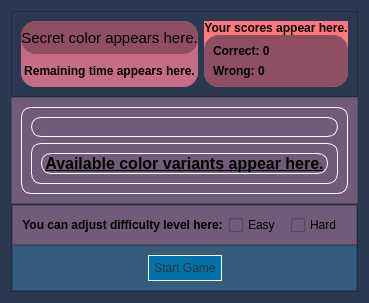
            <widget class="QWidget" name="page_8">
             <property name="styleSheet">
              <string notr="true">background-color: rgb(42, 57, 80);</string>
             </property>
             <layout class="QVBoxLayout" name="verticalLayout_27" stretch="1,2,1">
              <property name="spacing">
               <number>0</number>
              </property>
              <item>
               <layout class="QHBoxLayout" name="horizontalLayout_29">
                <item>
                 <widget class="QFrame" name="frame_12">
                  <property name="frameShape">
                   <enum>QFrame::StyledPanel</enum>
                  </property>
                  <property name="frameShadow">
                   <enum>QFrame::Raised</enum>
                  </property>
                  <layout class="QHBoxLayout" name="horizontalLayout_31">
                   <item>
                    <layout class="QVBoxLayout" name="verticalLayout_28">
                     <item>
                      <widget class="QFrame" name="frame_13">
                       <property name="styleSheet">
                        <string notr="true">background-color: rgb(197, 109, 134);
border-radius: 15px;</string>
                       </property>
                       <property name="frameShape">
                        <enum>QFrame::StyledPanel</enum>
                       </property>
                       <property name="frameShadow">
                        <enum>QFrame::Raised</enum>
                       </property>
                       <layout class="QVBoxLayout" name="verticalLayout_30">
                        <property name="spacing">
                         <number>0</number>
                        </property>
                        <property name="leftMargin">
                         <number>0</number>
                        </property>
                        <property name="topMargin">
                         <number>0</number>
                        </property>
                        <property name="rightMargin">
                         <number>0</number>
                        </property>
                        <property name="bottomMargin">
                         <number>0</number>
                        </property>
                        <item>
                         <widget class="QLabel" name="label_14">
                          <property name="font">
                           <font>
                            <pointsize>11</pointsize>
                            <weight>50</weight>
                            <bold>false</bold>
                           </font>
                          </property>
                          <property name="styleSheet">
                           <string notr="true">background-color: rgb(143, 79, 98);</string>
                          </property>
                          <property name="text">
                           <string>Secret color appears here.</string>
                          </property>
                          <property name="alignment">
                           <set>Qt::AlignCenter</set>
                          </property>
                         </widget>
                        </item>
                        <item>
                         <widget class="QLabel" name="label_15">
                          <property name="font">
                           <font>
                            <weight>75</weight>
                            <bold>true</bold>
                           </font>
                          </property>
                          <property name="styleSheet">
                           <string notr="true">border-radius: 15px;
color: rgb(0, 0, 0);</string>
                          </property>
                          <property name="text">
                           <string>Remaining time appears here.</string>
                          </property>
                          <property name="alignment">
                           <set>Qt::AlignCenter</set>
                          </property>
                         </widget>
                        </item>
                       </layout>
                      </widget>
                     </item>
                    </layout>
                   </item>
                   <item>
                    <layout class="QVBoxLayout" name="verticalLayout_29">
                     <item>
                      <widget class="QFrame" name="frame_14">
                       <property name="styleSheet">
                        <string notr="true">background-color: rgb(255, 117, 130);
border-radius: 15px;</string>
                       </property>
                       <property name="frameShape">
                        <enum>QFrame::StyledPanel</enum>
                       </property>
                       <property name="frameShadow">
                        <enum>QFrame::Raised</enum>
                       </property>
                       <layout class="QVBoxLayout" name="verticalLayout_31">
                        <property name="spacing">
                         <number>0</number>
                        </property>
                        <property name="leftMargin">
                         <number>0</number>
                        </property>
                        <property name="topMargin">
                         <number>0</number>
                        </property>
                        <property name="rightMargin">
                         <number>0</number>
                        </property>
                        <property name="bottomMargin">
                         <number>0</number>
                        </property>
                        <item>
                         <widget class="QLabel" name="label_20">
                          <property name="font">
                           <font>
                            <weight>75</weight>
                            <bold>true</bold>
                           </font>
                          </property>
                          <property name="styleSheet">
                           <string notr="true">color: rgb(0, 0, 0);</string>
                          </property>
                          <property name="text">
                           <string>Your scores appear here.</string>
                          </property>
                          <property name="alignment">
                           <set>Qt::AlignCenter</set>
                          </property>
                         </widget>
                        </item>
                        <item>
                         <widget class="QFrame" name="frame_19">
                          <property name="styleSheet">
                           <string notr="true">background-color: rgb(143, 79, 98);</string>
                          </property>
                          <property name="frameShape">
                           <enum>QFrame::StyledPanel</enum>
                          </property>
                          <property name="frameShadow">
                           <enum>QFrame::Raised</enum>
                          </property>
                          <layout class="QVBoxLayout" name="verticalLayout_33">
                           <item>
                            <widget class="QLabel" name="label_18">
                             <property name="font">
                              <font>
                               <weight>75</weight>
                               <bold>true</bold>
                              </font>
                             </property>
                             <property name="styleSheet">
                              <string notr="true">border-radius: 15px;
background-color: rgb(143, 79, 98);</string>
                             </property>
                             <property name="text">
                              <string>Correct: 0</string>
                             </property>
                            </widget>
                           </item>
                           <item>
                            <widget class="QLabel" name="label_19">
                             <property name="font">
                              <font>
                               <weight>75</weight>
                               <bold>true</bold>
                              </font>
                             </property>
                             <property name="styleSheet">
                              <string notr="true">background-color: rgb(143, 79, 98);</string>
                             </property>
                             <property name="text">
                              <string>Wrong: 0</string>
                             </property>
                            </widget>
                           </item>
                          </layout>
                         </widget>
                        </item>
                       </layout>
                      </widget>
                     </item>
                    </layout>
                   </item>
                  </layout>
                 </widget>
                </item>
               </layout>
              </item>
              <item>
               <layout class="QHBoxLayout" name="horizontalLayout_30">
                <item>
                 <widget class="QFrame" name="frame_15">
                  <property name="styleSheet">
                   <string notr="true">background-color: rgb(114, 90, 122);

</string>
                  </property>
                  <property name="frameShape">
                   <enum>QFrame::StyledPanel</enum>
                  </property>
                  <property name="frameShadow">
                   <enum>QFrame::Raised</enum>
                  </property>
                  <layout class="QHBoxLayout" name="horizontalLayout_32">
                   <item>
                    <widget class="QFrame" name="frame_20">
                     <property name="styleSheet">
                      <string notr="true">border: 1px solid white;
border-radius: 10px;</string>
                     </property>
                     <property name="frameShape">
                      <enum>QFrame::StyledPanel</enum>
                     </property>
                     <property name="frameShadow">
                      <enum>QFrame::Raised</enum>
                     </property>
                     <layout class="QVBoxLayout" name="verticalLayout_34" stretch="1,3">
                      <item>
                       <widget class="QFrame" name="frame_21">
                        <property name="sizePolicy">
                         <sizepolicy hsizetype="Expanding" vsizetype="Preferred">
                          <horstretch>0</horstretch>
                          <verstretch>0</verstretch>
                         </sizepolicy>
                        </property>
                        <property name="frameShape">
                         <enum>QFrame::StyledPanel</enum>
                        </property>
                        <property name="frameShadow">
                         <enum>QFrame::Raised</enum>
                        </property>
                        <layout class="QVBoxLayout" name="verticalLayout_35">
                         <item>
                          <layout class="QHBoxLayout" name="horizontalLayout_38">
                           <property name="spacing">
                            <number>2</number>
                           </property>
                          </layout>
                         </item>
                         <item>
                          <layout class="QHBoxLayout" name="horizontalLayout_37">
                           <property name="spacing">
                            <number>2</number>
                           </property>
                          </layout>
                         </item>
                        </layout>
                       </widget>
                      </item>
                      <item>
                       <widget class="QFrame" name="frame_22">
                        <property name="frameShape">
                         <enum>QFrame::StyledPanel</enum>
                        </property>
                        <property name="frameShadow">
                         <enum>QFrame::Raised</enum>
                        </property>
                        <layout class="QHBoxLayout" name="horizontalLayout_39">
                         <item>
                          <widget class="QLabel" name="label_21">
                           <property name="font">
                            <font>
                             <pointsize>12</pointsize>
                             <weight>75</weight>
                             <bold>true</bold>
                             <underline>true</underline>
                             <strikeout>false</strikeout>
                             <kerning>true</kerning>
                            </font>
                           </property>
                           <property name="styleSheet">
                            <string notr="true">border: 1px solid white;
border-radius: 10px;</string>
                           </property>
                           <property name="text">
                            <string>Available color variants appear here.</string>
                           </property>
                           <property name="alignment">
                            <set>Qt::AlignCenter</set>
                           </property>
                          </widget>
                         </item>
                        </layout>
                       </widget>
                      </item>
                     </layout>
                    </widget>
                   </item>
                  </layout>
                 </widget>
                </item>
               </layout>
              </item>
              <item>
               <layout class="QVBoxLayout" name="verticalLayout_26">
                <item>
                 <widget class="QFrame" name="frame_16">
                  <property name="frameShape">
                   <enum>QFrame::StyledPanel</enum>
                  </property>
                  <property name="frameShadow">
                   <enum>QFrame::Raised</enum>
                  </property>
                  <layout class="QVBoxLayout" name="verticalLayout_32">
                   <property name="spacing">
                    <number>0</number>
                   </property>
                   <property name="leftMargin">
                    <number>0</number>
                   </property>
                   <property name="topMargin">
                    <number>0</number>
                   </property>
                   <property name="rightMargin">
                    <number>0</number>
                   </property>
                   <property name="bottomMargin">
                    <number>0</number>
                   </property>
                   <item>
                    <layout class="QHBoxLayout" name="horizontalLayout_33">
                     <property name="spacing">
                      <number>0</number>
                     </property>
                     <item>
                      <widget class="QFrame" name="frame_17">
                       <property name="styleSheet">
                        <string notr="true">background-color: rgb(114, 90, 122);</string>
                       </property>
                       <property name="frameShape">
                        <enum>QFrame::StyledPanel</enum>
                       </property>
                       <property name="frameShadow">
                        <enum>QFrame::Raised</enum>
                       </property>
                       <layout class="QHBoxLayout" name="horizontalLayout_35" stretch="3,1,1">
                        <item>
                         <widget class="QLabel" name="label_22">
                          <property name="font">
                           <font>
                            <weight>75</weight>
                            <bold>true</bold>
                           </font>
                          </property>
                          <property name="text">
                           <string>You can adjust difficulty level here:</string>
                          </property>
                          <property name="alignment">
                           <set>Qt::AlignCenter</set>
                          </property>
                         </widget>
                        </item>
                        <item>
                         <widget class="QCheckBox" name="checkBox_4">
                          <property name="text">
                           <string>Easy</string>
                          </property>
                         </widget>
                        </item>
                        <item>
                         <widget class="QCheckBox" name="checkBox_3">
                          <property name="text">
                           <string>Hard</string>
                          </property>
                         </widget>
                        </item>
                       </layout>
                      </widget>
                     </item>
                    </layout>
                   </item>
                   <item>
                    <layout class="QHBoxLayout" name="horizontalLayout_34">
                     <item>
                      <widget class="QFrame" name="frame_18">
                       <property name="styleSheet">
                        <string notr="true">background-color: rgb(53, 92, 125);</string>
                       </property>
                       <property name="frameShape">
                        <enum>QFrame::StyledPanel</enum>
                       </property>
                       <property name="frameShadow">
                        <enum>QFrame::Raised</enum>
                       </property>
                       <layout class="QHBoxLayout" name="horizontalLayout_36">
                        <item>
                         <spacer name="horizontalSpacer_6">
                          <property name="orientation">
                           <enum>Qt::Horizontal</enum>
                          </property>
                          <property name="sizeHint" stdset="0">
                           <size>
                            <width>40</width>
                            <height>20</height>
                           </size>
                          </property>
                         </spacer>
                        </item>
                        <item>
                         <widget class="QPushButton" name="pushButton_5">
                          <property name="styleSheet">
                           <string notr="true">QPushButton {
    color: #333;
    border: 1px solid white;
    border-radius: 30px;
    border-style: outset;
    padding: 5px;
    background-color: rgb(0, 115, 172);
}

QPushButton:hover {
    background-color: rgb(0, 170, 255);
}

QPushButton:pressed {
    background-color: rgb(0, 115, 172);
}</string>
                          </property>
                          <property name="text">
                           <string>Start Game</string>
                          </property>
                         </widget>
                        </item>
                        <item>
                         <spacer name="horizontalSpacer_7">
                          <property name="orientation">
                           <enum>Qt::Horizontal</enum>
                          </property>
                          <property name="sizeHint" stdset="0">
                           <size>
                            <width>40</width>
                            <height>20</height>
                           </size>
                          </property>
                         </spacer>
                        </item>
                       </layout>
                      </widget>
                     </item>
                    </layout>
                   </item>
                  </layout>
                 </widget>
                </item>
               </layout>
              </item>
             </layout>
            </widget>
